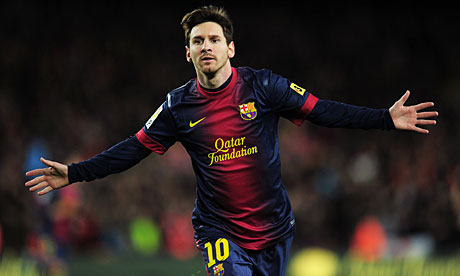
#> input picture tutorials/messi.jpg, 460 x 276 px
$ python lesson14.py
#> lines starting #> are read from the running program, lines starting #| are printed output that depends on the picture
import cv2
import numpy as np
from matplotlib import pyplot as plt

img = cv2.imread('messi.jpg')
#> img is the input picture: shape (276, 460, 3); mean B, G, R 32, 35.6, 44.7
rows,cols,ch = img.shape
#> rows = 276; cols = 460; ch = 3

pts1 = np.float32([[50,50],[200,50],[50,200]])
pts2 = np.float32([[10,100],[200,50],[100,250]])

M = cv2.getAffineTransform(pts1,pts2)

dst = cv2.warpAffine(img,M,(cols,rows))
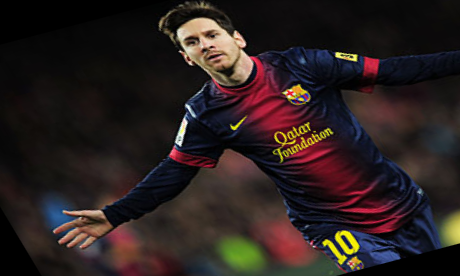
#> dst: shape (276, 460, 3); mean B, G, R 31, 31.9, 42.3

plt.subplot(121),plt.imshow(img),plt.title('Input')
plt.subplot(122),plt.imshow(dst),plt.title('Output')
plt.show()
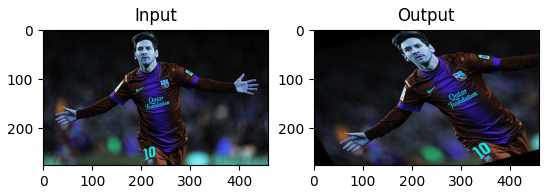
#> figure drawn by matplotlib, 2 panels; B, G, R data is drawn as R, G, B
